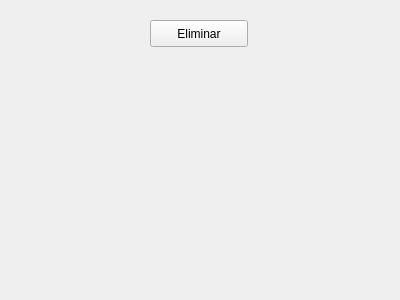
<?xml version="1.0" encoding="UTF-8"?>
<ui version="4.0">
 <class>Form</class>
 <widget class="QWidget" name="Form">
  <property name="geometry">
   <rect>
    <x>0</x>
    <y>0</y>
    <width>400</width>
    <height>300</height>
   </rect>
  </property>
  <property name="windowTitle">
   <string>Form</string>
  </property>
  <widget class="QWidget" name="gridLayoutWidget">
   <property name="geometry">
    <rect>
     <x>20</x>
     <y>70</y>
     <width>361</width>
     <height>211</height>
    </rect>
   </property>
   <layout class="QGridLayout" name="gridLayout"/>
  </widget>
  <widget class="QPushButton" name="pushButton_3">
   <property name="geometry">
    <rect>
     <x>150</x>
     <y>20</y>
     <width>98</width>
     <height>27</height>
    </rect>
   </property>
   <property name="text">
    <string>Eliminar</string>
   </property>
  </widget>
 </widget>
 <resources/>
 <connections/>
</ui>
